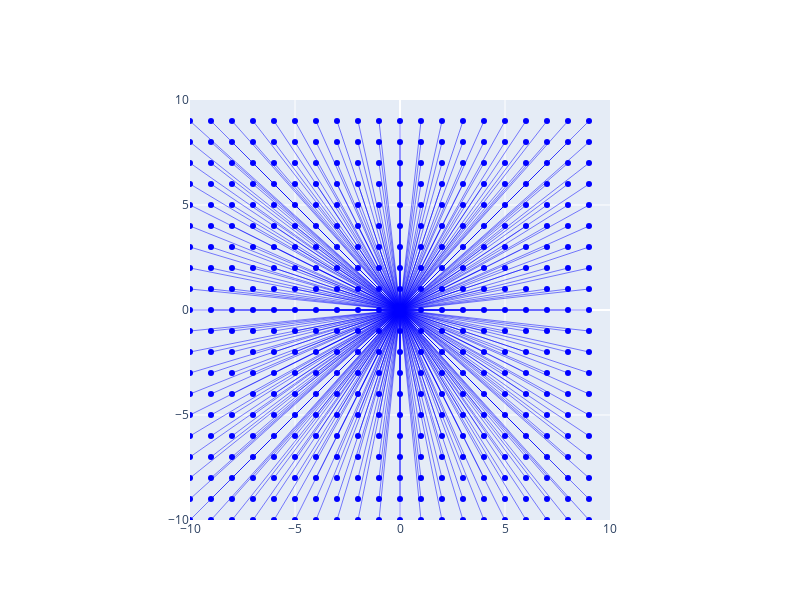

Notebook code for this chart:
### Code cell
figura1 = vector(1,2)
figura1.subespacio(vector(-1,2))
